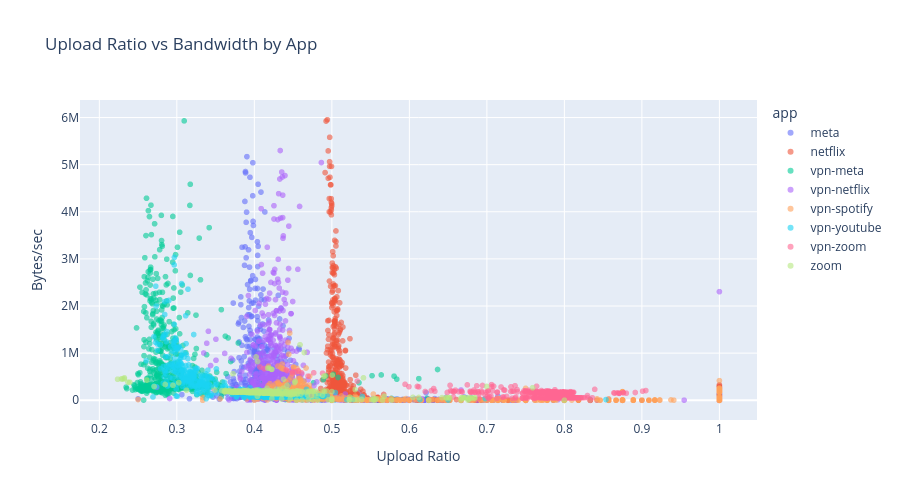

The cell this chart's notebook holds for it:
### Code cell
# 3.3 — Upload vs Download ratio scatter
fig = px.scatter(df, x='upload_ratio', y='bytes_per_sec', color='app',
                 title='Upload Ratio vs Bandwidth by App',
                 labels={'upload_ratio': 'Upload Ratio', 'bytes_per_sec': 'Bytes/sec'},
                 opacity=0.6)
fig.update_layout(height=500)
fig.show()

### Figure 1 — Plotly figure (JSON) as saved in the notebook; plotly's stock layout.template omitted (floating-point values rounded to 4 significant figures; data arrays with more than 128 entries replaced by an {"elided": "..."} marker saying what was removed)
{"data": [{"hovertemplate": "app=meta<br>Upload Ratio=%{x}<br>Bytes/sec=%{y}<extra></extra>", "legendgroup": "meta", "marker": {"color": "#636efa", "opacity": 0.6, "symbol": "circle"}, "mode": "markers", "name": "meta", "showlegend": true, "type": "scattergl", "x": {"elided": "787 float values"}, "xaxis": "x", "y": {"elided": "787 float values"}, "yaxis": "y"}, {"hovertemplate": "app=netflix<br>Upload Ratio=%{x}<br>Bytes/sec=%{y}<extra></extra>", "legendgroup": "netflix", "marker": {"color": "#EF553B", "opacity": 0.6, "symbol": "circle"}, "mode": "markers", "name": "netflix", "showlegend": true, "type": "scattergl", "x": {"elided": "708 float values"}, "xaxis": "x", "y": {"elided": "708 float values"}, "yaxis": "y"}, {"hovertemplate": "app=vpn-meta<br>Upload Ratio=%{x}<br>Bytes/sec=%{y}<extra></extra>", "legendgroup": "vpn-meta", "marker": {"color": "#00cc96", "opacity": 0.6, "symbol": "circle"}, "mode": "markers", "name": "vpn-meta", "showlegend": true, "type": "scattergl", "x": {"elided": "798 float values"}, "xaxis": "x", "y": {"elided": "798 float values"}, "yaxis": "y"}, {"hovertemplate": "app=vpn-netflix<br>Upload Ratio=%{x}<br>Bytes/sec=%{y}<extra></extra>", "legendgroup": "vpn-netflix", "marker": {"color": "#ab63fa", "opacity": 0.6, "symbol": "circle"}, "mode": "markers", "name": "vpn-netflix", "showlegend": true, "type": "scattergl", "x": {"elided": "701 float values"}, "xaxis": "x", "y": {"elided": "701 float values"}, "yaxis": "y"}, {"hovertemplate": "app=vpn-spotify<br>Upload Ratio=%{x}<br>Bytes/sec=%{y}<extra></extra>", "legendgroup": "vpn-spotify", "marker": {"color": "#FFA15A", "opacity": 0.6, "symbol": "circle"}, "mode": "markers", "name": "vpn-spotify", "showlegend": true, "type": "scattergl", "x": {"elided": "710 float values"}, "xaxis": "x", "y": {"elided": "710 float values"}, "yaxis": "y"}, {"hovertemplate": "app=vpn-youtube<br>Upload Ratio=%{x}<br>Bytes/sec=%{y}<extra></extra>", "legendgroup": "vpn-youtube", "marker": {"color": "#19d3f3", "opacity": 0.6, "symbol": "circle"}, "mode": "markers", "name": "vpn-youtube", "showlegend": true, "type": "scattergl", "x": {"elided": "797 float values"}, "xaxis": "x", "y": {"elided": "797 float values"}, "yaxis": "y"}, {"hovertemplate": "app=vpn-zoom<br>Upload Ratio=%{x}<br>Bytes/sec=%{y}<extra></extra>", "legendgroup": "vpn-zoom", "marker": {"color": "#FF6692", "opacity": 0.6, "symbol": "circle"}, "mode": "markers", "name": "vpn-zoom", "showlegend": true, "type": "scattergl", "x": {"elided": "798 float values"}, "xaxis": "x", "y": {"elided": "798 float values"}, "yaxis": "y"}, {"hovertemplate": "app=zoom<br>Upload Ratio=%{x}<br>Bytes/sec=%{y}<extra></extra>", "legendgroup": "zoom", "marker": {"color": "#B6E880", "opacity": 0.6, "symbol": "circle"}, "mode": "markers", "name": "zoom", "showlegend": true, "type": "scattergl", "x": {"elided": "799 float values"}, "xaxis": "x", "y": {"elided": "799 float values"}, "yaxis": "y"}], "layout": {"height": 500, "legend": {"title": {"text": "app"}, "tracegroupgap": 0}, "title": {"text": "Upload Ratio vs Bandwidth by App"}, "xaxis": {"anchor": "y", "domain": [0, 1], "title": {"text": "Upload Ratio"}}, "yaxis": {"anchor": "x", "domain": [0, 1], "title": {"text": "Bytes/sec"}}}}
